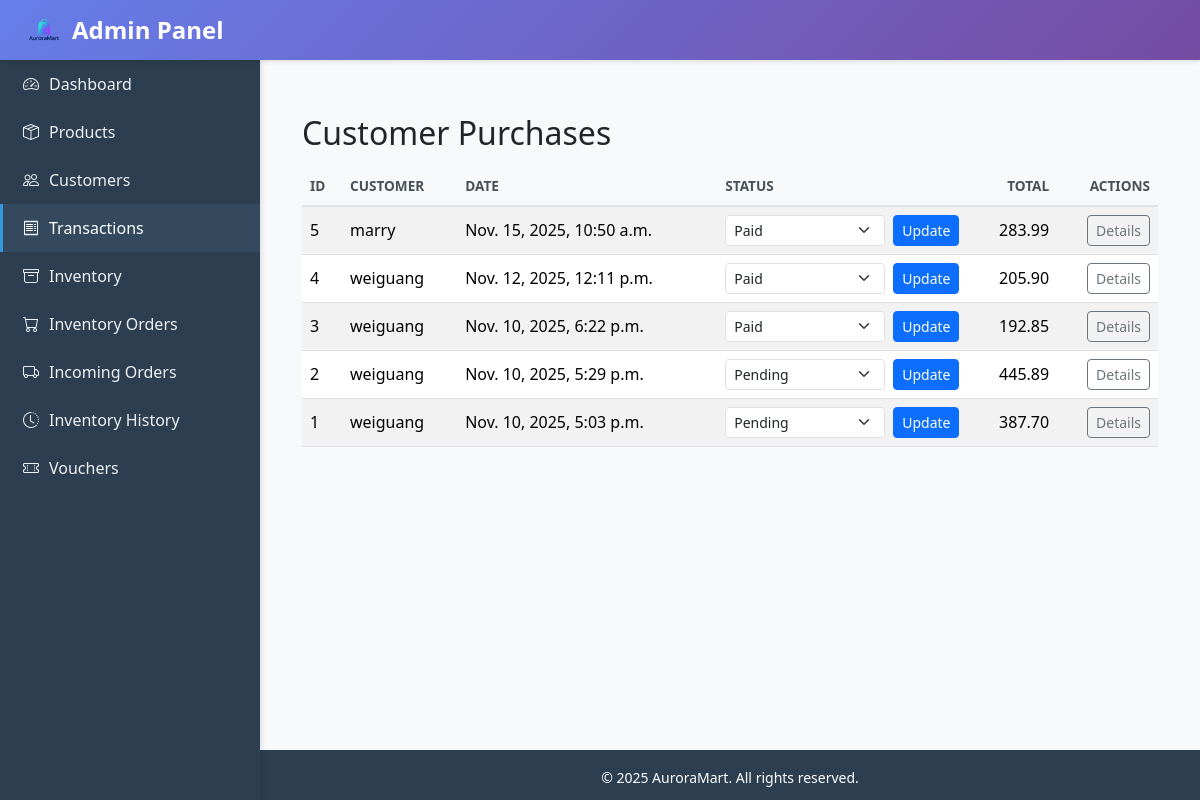
Before: /admin_panel/transaction/ with the older database file.
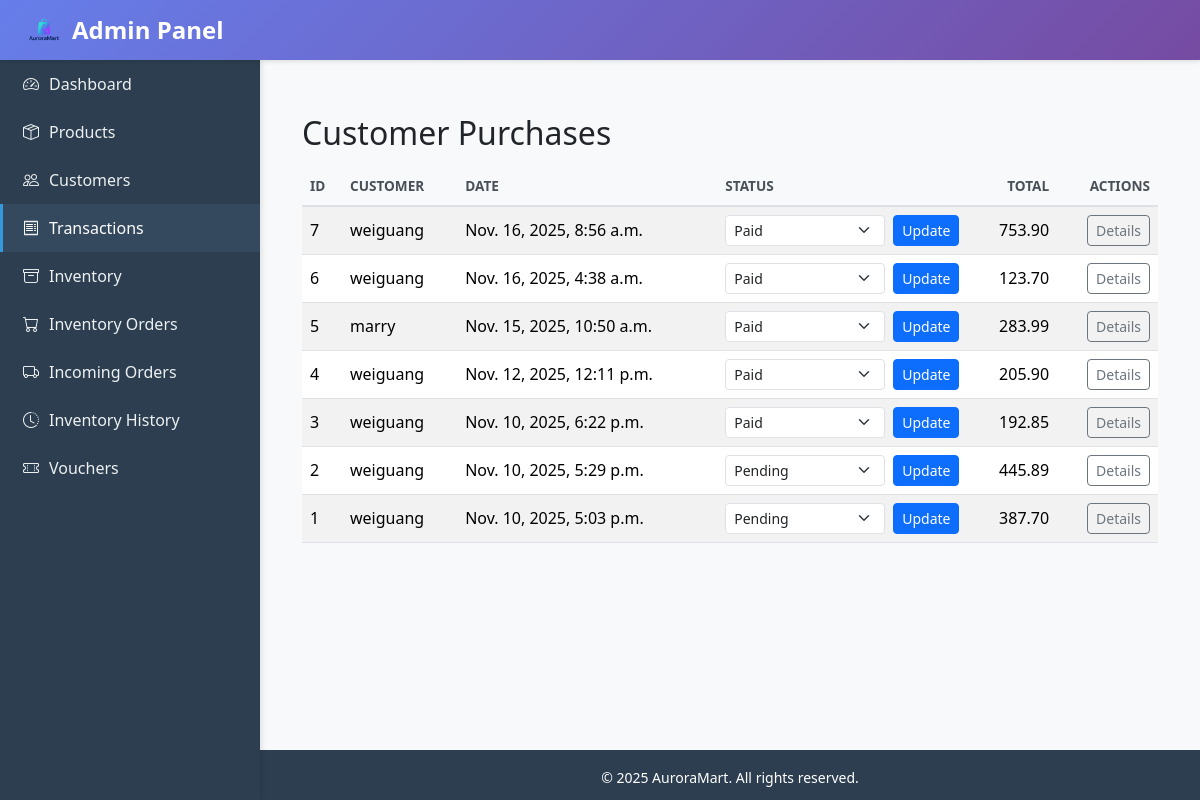
After: the same page with the newer database file.
### auroramart/models.py (models this page shows, shortened)
class Customer(models.Model):
    user = models.OneToOneField(
        User, related_name="customer_profile", on_delete=models.CASCADE, null=True, blank=True
    )
    age = models.PositiveIntegerField(null=True, blank=True)
    gender = models.CharField(max_length=100, blank=True)
    employment_status = models.CharField(max_length=255, blank=True)
    occupation = models.CharField(max_length=255, blank=True)
    education = models.CharField(max_length=255, blank=True)
    household_size = models.PositiveIntegerField(null=True, blank=True)
    has_children = models.BooleanField(default=False)
    monthly_income_sgd = models.DecimalField(
        max_digits=12, decimal_places=2, null=True, blank=True
    )
    preferred_category = models.ForeignKey(
        Category, null=True, blank=True, on_delete=models.SET_NULL
    )
    class Meta:
        ordering = ["id"]

### ecommercemodule/models.py (models this page shows, shortened)
class Order(models.Model):
    class StatusChoices(models.TextChoices):
        PENDING = "PENDING", "Pending"
        PAID = "PAID", "Paid"
        CANCELLED = "CANCELLED", "Cancelled"
    customer = models.ForeignKey(
        Customer, related_name="orders", on_delete=models.CASCADE
    )
    created_at = models.DateTimeField(auto_now_add=True)
    status = models.CharField(
        max_length=20, choices=StatusChoices.choices, default=StatusChoices.PAID
    )
    total_amount = models.DecimalField(
        max_digits=12, decimal_places=2, validators=[MinValueValidator(0)]
    )
    voucher_code = models.CharField(
        max_length=32, blank=True, null=True, help_text="Applied voucher code"
    )
    voucher_discount = models.DecimalField(
        max_digits=10, decimal_places=2, default=Decimal("0.00"),
        validators=[MinValueValidator(0)], help_text="Discount amount from voucher"
    )
    class Meta:
        ordering = ["-created_at"]

### admin_panel/views.py (the view, shortened to what this page needs)
# urls.py: path("transaction/", views.transaction_list, name="transaction_list"),
def transaction_list(request):
    orders = Order.objects.select_related('customer').all()
    transactions = Transaction.objects.select_related('customer').all()
    unified = []
    for o in orders:
        unified.append({
            'source': 'order',
            'id': o.pk,
            'customer': o.customer,
            'customer_name': _customer_display(o.customer),
            'date': o.created_at,
            'total': o.total_amount,
            'status': getattr(o, 'status', ''),
        })
    unified.sort(key=lambda r: r['date'], reverse=True)
    return render(request, 'admin_panel/transaction_list.html', {'records': unified})

### admin_panel/views.py (called while the page is built)
def _customer_display(customer: Customer) -> str:
    try:
        if customer and getattr(customer, 'user', None):
            user = customer.user
            if getattr(user, 'username', ''):
                return user.username
            full_name = f"{getattr(user, 'first_name', '')} {getattr(user, 'last_name', '')}".strip()
            if full_name:
                return full_name
    except Exception:
        pass
    return f"Customer #{getattr(customer, 'pk', '')}"

### ecommercemodule/context_processors.py (called while the page is built)
def cart_item_count(request):
    cart = None
    if not hasattr(request, "session"):
        return {"cart_item_count": 0}
    if request.user.is_authenticated:
        profile, _ = Customer.objects.get_or_create(user=request.user)
        cart = Cart.objects.filter(customer=profile).first()
    else:
        session_key = request.session.session_key
        if not session_key:
            request.session.create()
            session_key = request.session.session_key
        cart = Cart.objects.filter(session_key=session_key).first()
    if not cart:
        return {"cart_item_count": 0}
    total = cart.items.aggregate(total=Sum("quantity"))["total"] or 0
    return {"cart_item_count": total}

### admin_panel/templates/admin_panel/transaction_list.html (shortened to what this page needs)
{% extends "base.html" %}
{% block content %}
<div class="container py-4">
    <div class="d-flex justify-content-between align-items-center mb-3">
        <h2 class="mb-0">Customer Purchases</h2>
    </div>
    <div class="table-responsive">
        <table class="table table-striped table-hover align-middle">
            <thead class="table-light">
                <tr>
                    <th scope="col">ID</th>
                    <th scope="col">Customer</th>
                    <th scope="col">Date</th>
                    <th scope="col">Status</th>
                    <th scope="col" class="text-end">Total</th>
                    <th scope="col" class="text-end">Actions</th>
                </tr>
            </thead>
            <tbody>
                {% for r in records %}
                <tr>
                    <td>{{ r.id }}</td>
                    <td>{{ r.customer_name }}</td>
                    <td>{{ r.date }}</td>
                    <td>
                        {% if r.source == 'order' %}
                            <form method="post" action="{% url 'admin_panel:order_update_status' r.id %}" class="d-flex gap-2 align-items-center">
                                <select name="status" class="form-select form-select-sm" style="max-width: 160px;">
                                    <option value="PENDING" {% if r.status == 'PENDING' %}selected{% endif %}>Pending</option>
                                    <option value="PAID" {% if r.status == 'PAID' %}selected{% endif %}>Paid</option>
                                </select>
                                <button class="btn btn-sm btn-primary" type="submit">Update</button>
                            </form>
                        {% else %}
                            <span class="badge text-bg-secondary">N/A</span>
                        {% endif %}
                    </td>
                    <td class="text-end">{{ r.total }}</td>
                    <td class="text-end">
                        <a href="{% url 'admin_panel:transaction_detail' r.id %}" class="btn btn-sm btn-outline-secondary">Details</a>
                    </td>
                </tr>
                {% empty %}
                <tr>
                    <td colspan="6" class="text-center text-muted py-4">No purchases found.</td>
                </tr>
                {% endfor %}
            </tbody>
        </table>
    </div>
</div>
{% endblock %}

Changed rows visible on the page:
now on one of the page's lists (row edited): Customer: customer_name "weiguang", date "Nov. 10, 2025, 5:29 p.m.", total "445.89", id "1", date "Nov. 10, 2025, 5:03 p.m.", total "387.70"
changed Customer "weiguang": id "4" → "7"; date "Nov. 12, 2025, 12:11 p.m." → "Nov. 16, 2025, 8:56 a.m."; total "205.90" → "753.90"; id "3" → "6"; date "Nov. 10, 2025, 6:22 p.m." → "Nov. 16, 2025, 4:38 a.m."; total "192.85" → "123.70"; id "2" → "4"; date "Nov. 10, 2025, 5:29 p.m." → "Nov. 12, 2025, 12:11 p.m."; status "Pending" → "Paid"; total "445.89" → "205.90"; id "1" → "3"; date "Nov. 10, 2025, 5:03 p.m." → "Nov. 10, 2025, 6:22 p.m."; total "387.70" → "192.85"; moves up the list
